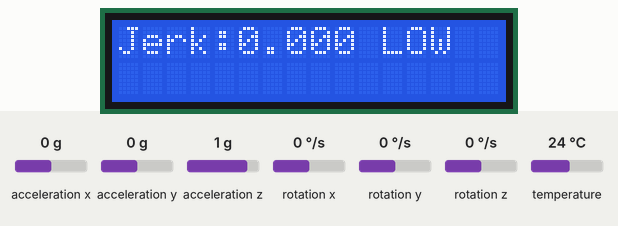
This program was run on a simulated Arduino Nano, built with avr-gcc and run on an emulated ATmega328P. Shown: 16×2 character LCD. The inputs (shaded band) are chosen by the test bench; at power-on: acceleration x 0 g, acceleration y 0 g, acceleration z 1 g, rotation x 0 °/s, rotation y 0 °/s, rotation z 0 °/s, temperature 24 °C. What the program prints to the serial monitor is not drawn.

Above: at 2.7 s.
2.8 s: acceleration x set to -1.4 g
At 3.03 s:
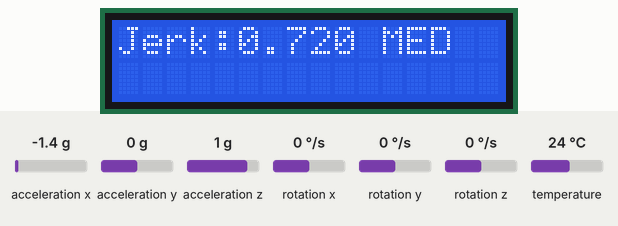
4.6 s: acceleration y set to -1.4 g
At 4.79 s:
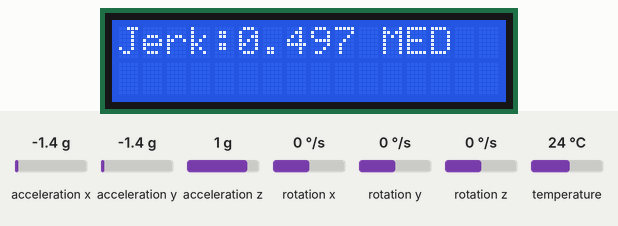
6.4 s: acceleration z set to -1.4 g
At 6.55 s:
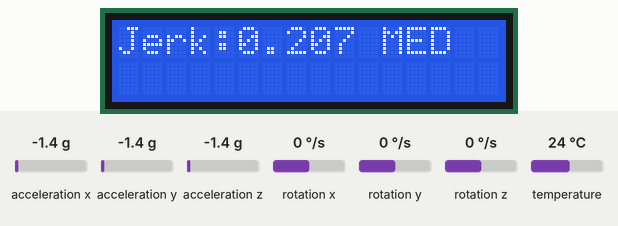
8.1 s: acceleration x set to -0.8 g
At 8.31 s:
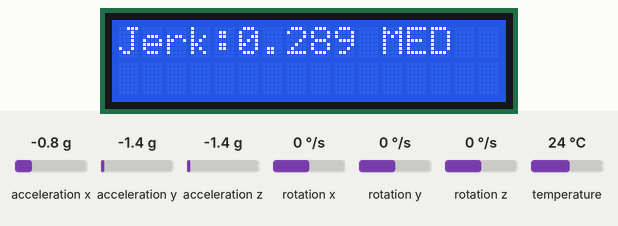
9.9 s: acceleration y set to -0.8 g
At 10.07 s:
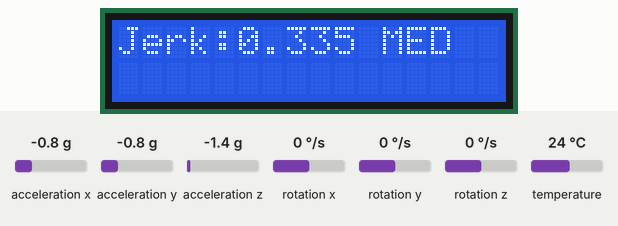
Timing chart, 0 to 12.6 s (numbered marks = the images above; inputs shaded):
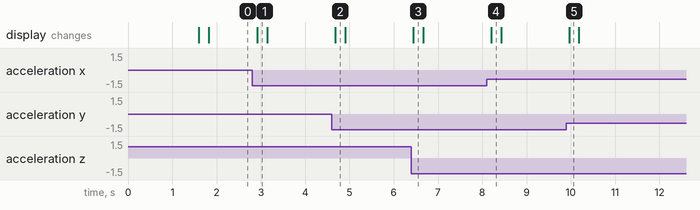

The program:

main.cpp
```cpp
#include <Arduino.h>
#include <Wire.h>
#include <Adafruit_MPU6050.h>
#include <LiquidCrystal_I2C.h>

Adafruit_MPU6050 mpu;
LiquidCrystal_I2C lcd(0x27, 16, 2);

float lastForce = 0;

void setup() {
  Serial.begin(9600);
  Wire.begin();

  lcd.init();
  lcd.backlight();

  lcd.setCursor(0, 0);
  lcd.print("MPU Initializing");

  if (!mpu.begin()) {
    lcd.clear();
    lcd.print("MPU ERROR!");
    while (1);
  }

  mpu.setAccelerometerRange(MPU6050_RANGE_8_G);

  delay(1500);
  lcd.clear();
}

void loop() {

  sensors_event_t a, g, temp;
  mpu.getEvent(&a, &g, &temp);

  float force = sqrt(
    a.acceleration.x * a.acceleration.x +
    a.acceleration.y * a.acceleration.y +
    a.acceleration.z * a.acceleration.z
  ) / 9.81;

  float jerk = abs(force - lastForce);
  lastForce = force;

  unsigned long timestamp = millis();

  // ---- CLASSIFICATION ----
  String level;
  if (jerk < 0.2) {
    level = "LOW";
  }
  else if (jerk < 1.0) {
    level = "MED";
  }
  else {
    level = "HIGH";
  }

  // ---- SERIAL OUTPUT (For Python) ----
  // Format: jerk,timestamp
  Serial.print(jerk, 3);
  Serial.print(",");
  Serial.println(timestamp);

  // ---- LCD DISPLAY ----
  lcd.setCursor(0, 0);
  lcd.print("Jerk:");
  lcd.print(jerk, 3);
  lcd.print(" ");
  lcd.print(level);
  lcd.print("   ");  // clear trailing characters


  delay(200);
}
```

Measured:
- after the input at 2.8 s, the display: changes after 0.12 s (image 1)
- after the input at 4.6 s, the display: changes after 0.08 s (image 2)
- after the input at 6.4 s, the display: changes at once (image 3)
- after the input at 8.1 s, the display: changes after 0.10 s (image 4)
- after the input at 9.9 s, the display: changes after 0.06 s (image 5)
